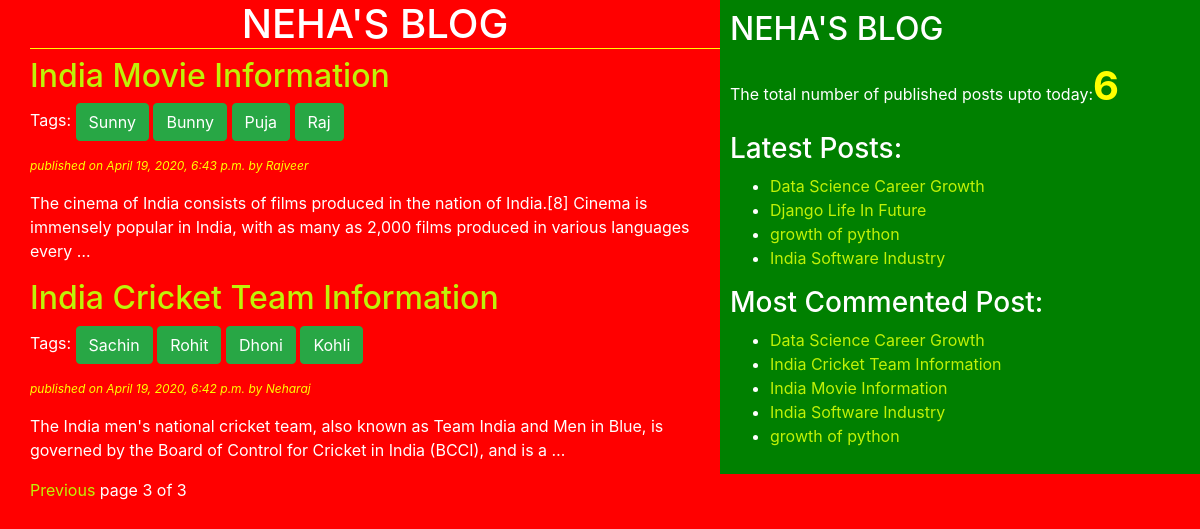
/?page=3, run on the app's committed database.
### blog/models.py (models this page shows, shortened)
class Post(models.Model):
    STATUS_CHOICES=(('draft', 'Draft'),('published', 'Published'))
    title=models.CharField(max_length=256)
    slug=models.SlugField(max_length=264, unique_for_date='publish')
    author=models.ForeignKey(User, related_name='blog_posts', on_delete=models.CASCADE)
    body=models.TextField()
    publish=models.DateTimeField(default=timezone.now)
    created=models.DateTimeField(auto_now_add=True)
    updated=models.DateTimeField(auto_now=True)
    status=models.CharField(max_length=10, choices=STATUS_CHOICES, default='draft')
    objects=CustomManager()
    tags=TaggableManager()
    class Meta:
        ordering = ('-publish',)
    def get_absolute_url(self):
        return reverse('post_detail', args=[self.publish.year, self.publish.month,
        self.publish.day, self.slug])

### blog/views.py (the view)
# urls.py: path('', views.post_list_view),
def post_list_view(request,tag_slug=None):
    post_list = Post.objects.all()
    tag = None
    if tag_slug:
        tag = get_object_or_404(Tag, slug=tag_slug)
        post_list = post_list.filter(tags__in=[tag])
    paginator = Paginator(post_list,2)
    page_number = request.GET.get('page')
    try:
        post_list = paginator.page(page_number)
    except PageNotAnInteger:
        post_list = paginator.page(1)
    except EmptyPage:
        post_list = paginator.page(paginator.num_pages)
    return render(request, 'blog/post_list.html', {'post_list': post_list, 'tag': tag})

### blog/models.py (called while the page is built)
    def get_queryset(self):
        return super().get_queryset().filter(status='published')

### blog/templatetags/blog_tags.py (called while the page is built)
@register.simple_tag(name='my_tag')
def total_posts():
    return Post.objects.count()

@register.inclusion_tag('blog/latest_posts123.html')
def show_latest_posts(count=3):
    latest_posts = Post.objects.order_by('-publish')[:count]
    return {'latest_posts': latest_posts}

@register.simple_tag
def get_most_commented_posts(count=5):
    return Post.objects.annotate(total_comments=Count('comments')).order_by('-total_comments')[:count]

### templates/blog/post_list.html (shortened to what this page needs)
{% extends "blog/base.html" %}
  {% block content %}
    <h1>NEHA'S BLOG</h1>
    {% for post in post_list %}
       <h2><a id="title" href="{{post.get_absolute_url}}">{{post.title}}</a></h2>
      <p>Tags:
         {% for tag in post.tags.all %}
         <a href="{%url 'post_list_by_tag_name' tag.slug%}" class="btn btn-success">{{tag.name}}</a>
         {% endfor %}
      </p>
       <p id="date">published on {{post.publish}} by {{post.author|title}}</p>
       {{post.body|truncatewords:30|linebreaks}}
    {% endfor %}
    {% include 'blog/pagination.html' with page=post_list %}
  {% endblock %}

### templates/blog/base.html (shortened to what this page needs)
<!DOCTYPE html>
{% load blog_tags %}
{% load static %}
<html lang="en">
<head>
    <link rel="stylesheet" href="https://stackpath.bootstrapcdn.com/bootstrap/4.4.1/css/bootstrap.min.css"
>
    <link rel="stylesheet" href="{% static 'css/blog.css' %}">
</head>
<body>
 <div class="content">
     {% block content %}{% endblock %}
 </div>
 <div class="sidebar">
     <h2>NEHA'S BLOG</h2>
     <p>The total number of published posts upto today:<span id='pcount'>{% my_tag %}</span></p>
     <h3>Latest Posts:</h3>{% show_latest_posts 4 %}
     <h3>Most Commented Post:</h3>
     {% get_most_commented_posts as most_commented_posts %}
     <ul>
         {% for post in most_commented_posts %}
         <li><a id="title" href="{{post.get_absolute_url}}">{{post.title}}</a></li>
         {% endfor %}
     </ul>
 </div>
</body>
</html>

### templates/blog/latest_posts123.html
<ul>
    {% for post in latest_posts %}
    <li><a id="title" href="{{post.get_absolute_url}}">{{post.title}}</a></li>
    {% endfor %}
</ul>

### static/css/blog.css (style rules this page uses)
.content { width: 60%; float: left; padding: 0 0 0 30px; background: red; height: 100%; }
.sidebar { width: 40%; float: right; padding: 10px; background: green; height: 100%; }
h1 { text-align: center; border-bottom: 1px solid yellow; paddding: 0 0 10px 0; }
body { background:red; color:white; }
#date { color:yellow; font-size: 12px; font-style: italic; }
a { color:#bff207; }
#pcount { font-size: 40px; color: yellow; font-weight: bold; }

### data on the page
Post: title "India Movie Information", publish "April 19, 2020, 6:43 p.m.", author "Rajveer", body "The cinema of India consists of films produced in the nation of India.[8] Cinema is immensely popular in India, with as many as 2,000 films produced in various languages every …"
Tag: name "Sunny"
Tag: name "Bunny"
Tag: name "Puja"
Tag: name "Raj"
Post: title "India Cricket Team Information", publish "April 19, 2020, 6:42 p.m.", author "Neharaj", body "The India men's national cricket team, also known as Team India and Men in Blue, is governed by the Board of Control for Cricket in India (BCCI), and is a …"
Tag: name "Sachin"
Tag: name "Rohit"
Tag: name "Dhoni"
Tag: name "Kohli"
Post: title "Data Science Career Growth"
Post: title "Django Life In Future"
Post: title "growth of python"
Post: title "India Software Industry"

### other printed values
{{ page.number }} "3"
{{ page.paginator.num_pages }} "3"
